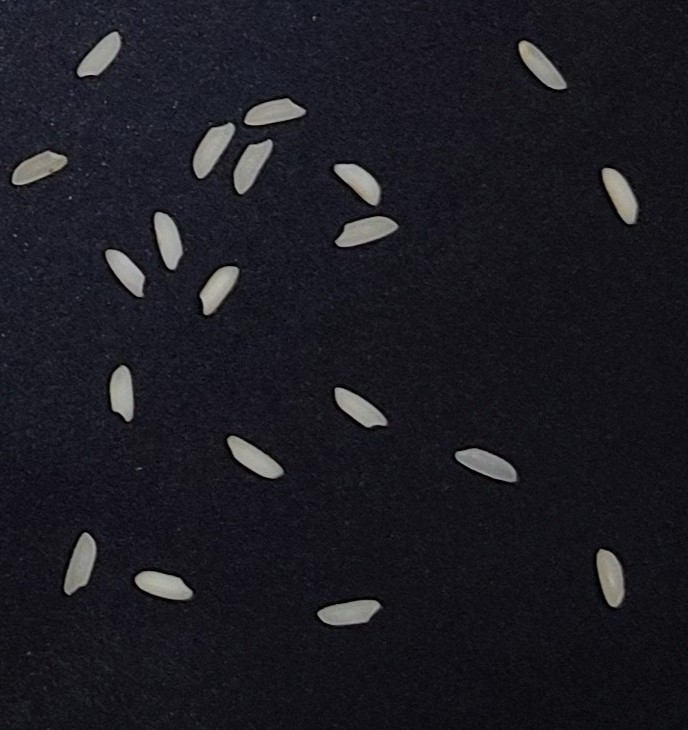
#> input picture pythonProject2/image.jpg, 688 x 730 px
$ python 'ödev3.py'
#> lines starting #> are read from the running program, lines starting #| are printed output that depends on the picture; after the words box and inside, x2 and y2 are one past the last pixel; in counts of white or black regions, pixels touching at a corner belong together
import cv2

# Görüntüyü oku
img = cv2.imread("image.jpg")
#> img is the input picture: shape (730, 688, 3); mean B, G, R 34.8, 27.8, 28.4

# Görüntüyü grayscale olarak dönüştür
gray = cv2.cvtColor(img, cv2.COLOR_BGR2GRAY)

# Görüntüyü ikili olarak dönüştür
# Eşik değeri olarak 127 seç
# Eşik değerinden küçük olan pikseller 0 (siyah), büyük olanlar 255 (beyaz) olur
thresh = cv2.threshold(gray, 127, 255, cv2.THRESH_BINARY)[1]
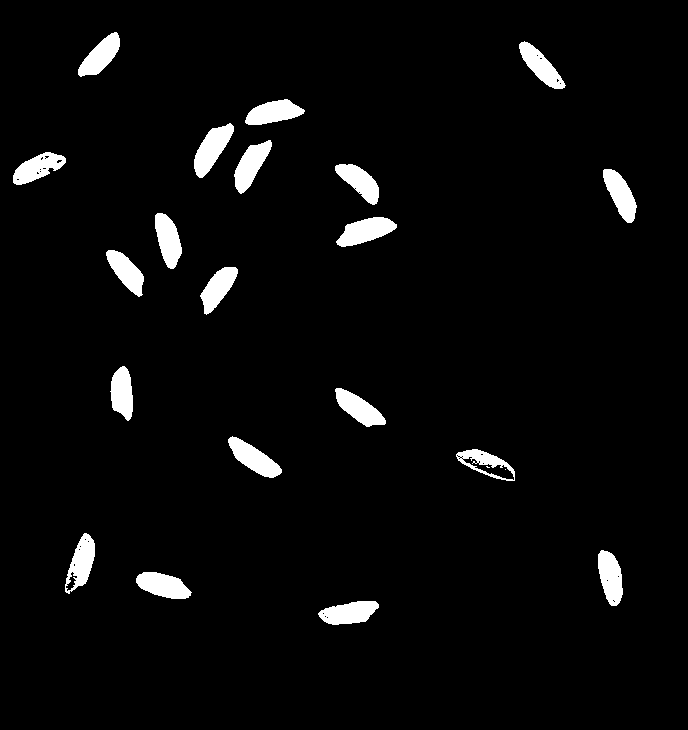
#> thresh: shape (730, 688); 3.9% white; 22 white regions (2 under 20 px), largest, box (x1, y1, x2, y2) and area: (194, 123, 234, 178) 1112, (336, 217, 397, 247) 1097, (228, 436, 282, 478) 1048

# Görüntüdeki beyaz nesnelerin sayısını bul
# Etiketleme algoritmasını uygula
# Her beyaz nesneye bir etiket atayacak şekilde görüntüyü tarayacak
# Etiket sayısı, pirinç tanelerinin sayısına eşittir
num_labels, labels = cv2.connectedComponents(thresh)
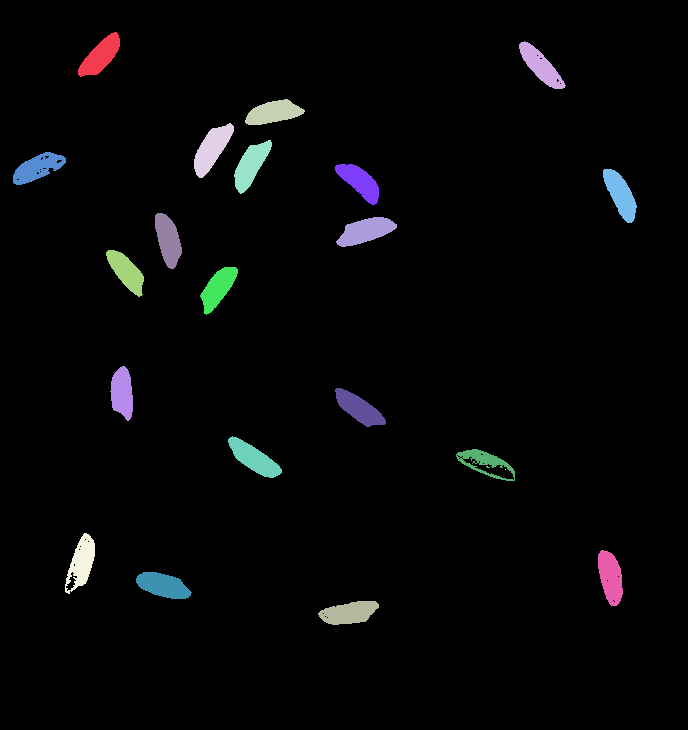
#> labels: shape (730, 688) int32; 23 distinct labels, from 0 to 22; one colour per label, 0 black
#> num_labels = 23

# Pirinç tanelerinin sayısını ekrana yazdır
# Etiket sayısından 1 çıkar, çünkü arka plan da bir etiket olarak sayılır
print(f"Görüntüdeki pirinç tanelerinin sayısı: {num_labels - 1}")
#| Görüntüdeki pirinç tanelerinin sayısı: 22

img = cv2.cvtColor(img, cv2.COLOR_BGR2RGB)
thresh = cv2.cvtColor(thresh, cv2.COLOR_BGR2RGB)

# Görüntülerin boyutunu değiştir
# Görüntülerin boyutunu 500x500 piksel olarak ayarla
img = cv2.resize(img, (500, 500))
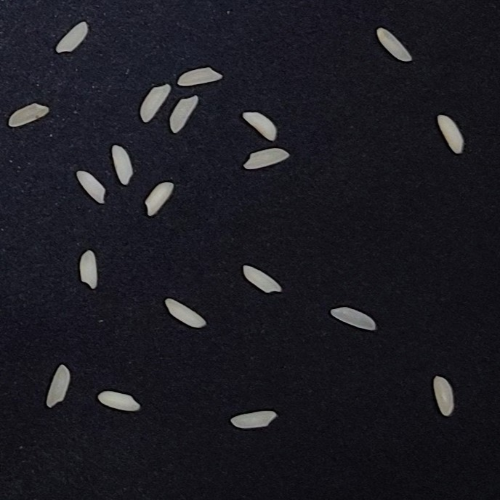
#> img: shape (500, 500, 3); mean R, G, B 28.3, 27.6, 34.7
thresh = cv2.resize(thresh, (500, 500))
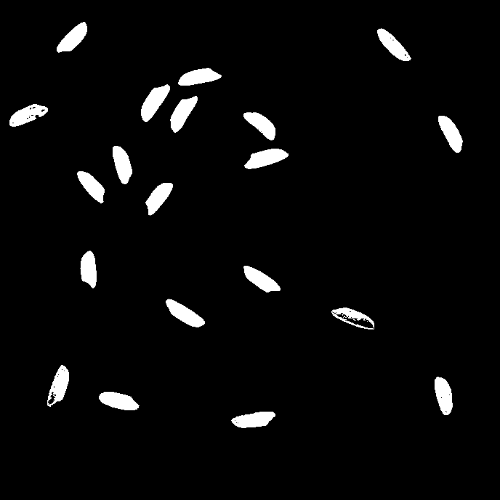
#> thresh: shape (500, 500, 3); min 0, max 255, mean 9.9

cv2.imshow("Original Image", img)
cv2.imshow("Processed Image", thresh)

cv2.waitKey(0)

cv2.destroyAllWindows()

$ run again, with pythonProject2/Ekran Görüntüsü.png saved as pythonProject2/image.jpg
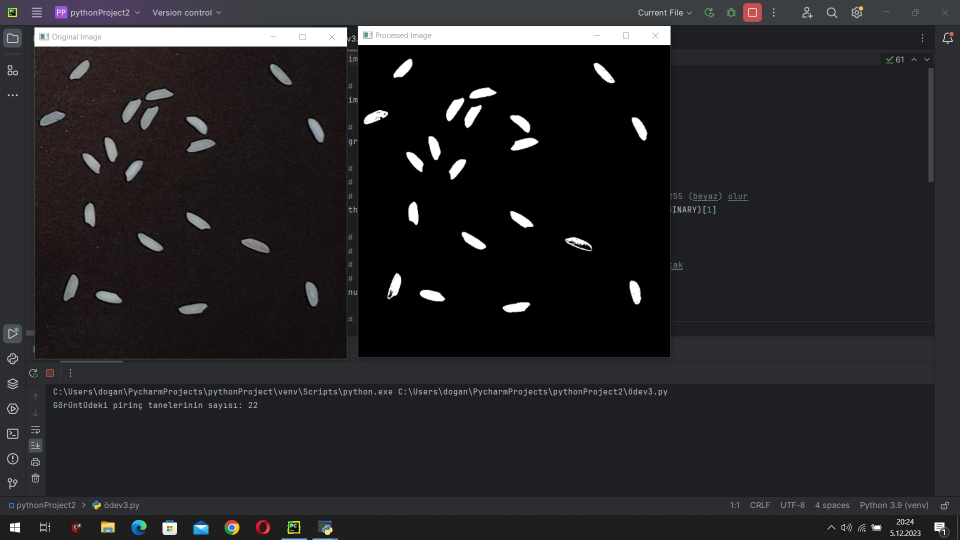
#> input picture pythonProject2/Ekran Görüntüsü.png, 1920 x 1080 px (shown at 1/2 size)
#> img is the input picture: shape (1080, 1920, 3); mean B, G, R 38.9, 36.6, 37.3
#> `num_labels, labels = cv2.connectedComponents(thresh)`:
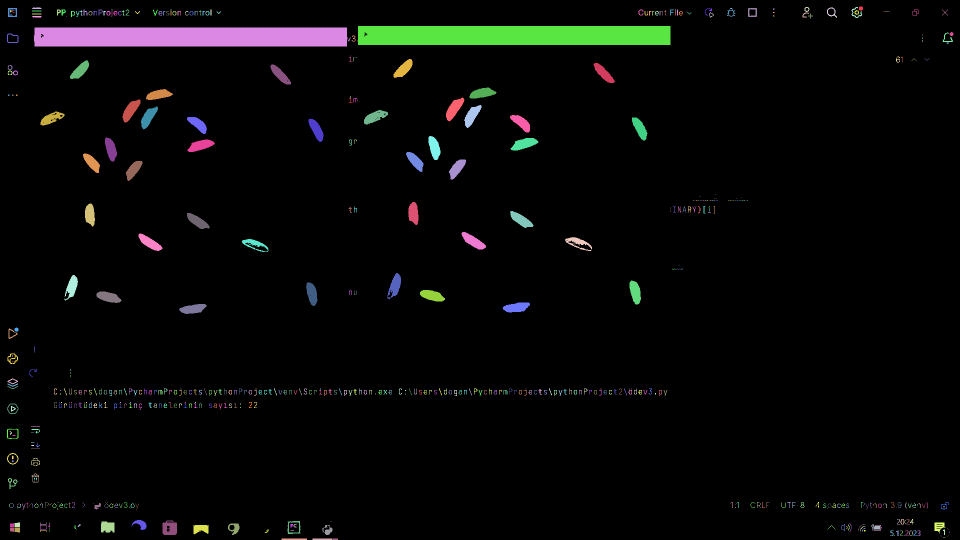
#> labels: shape (1080, 1920) int32 (shown at 1/2 size); 571 distinct labels, from 0 to 570; one colour per label, 0 black
#> num_labels = 571
#| Görüntüdeki pirinç tanelerinin sayısı: 570
#> `thresh = cv2.resize(thresh, (500, 500))`:
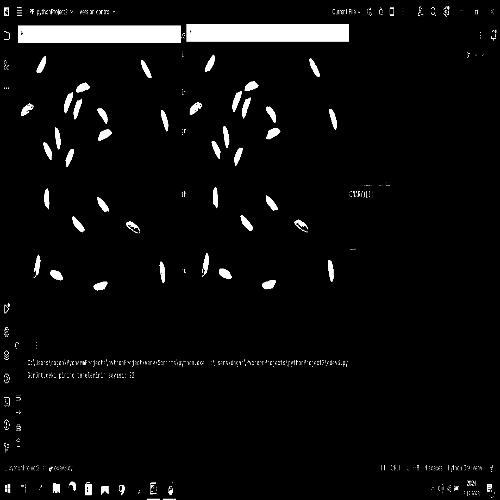
#> thresh: shape (500, 500, 3); min 0, max 255, mean 11.3
